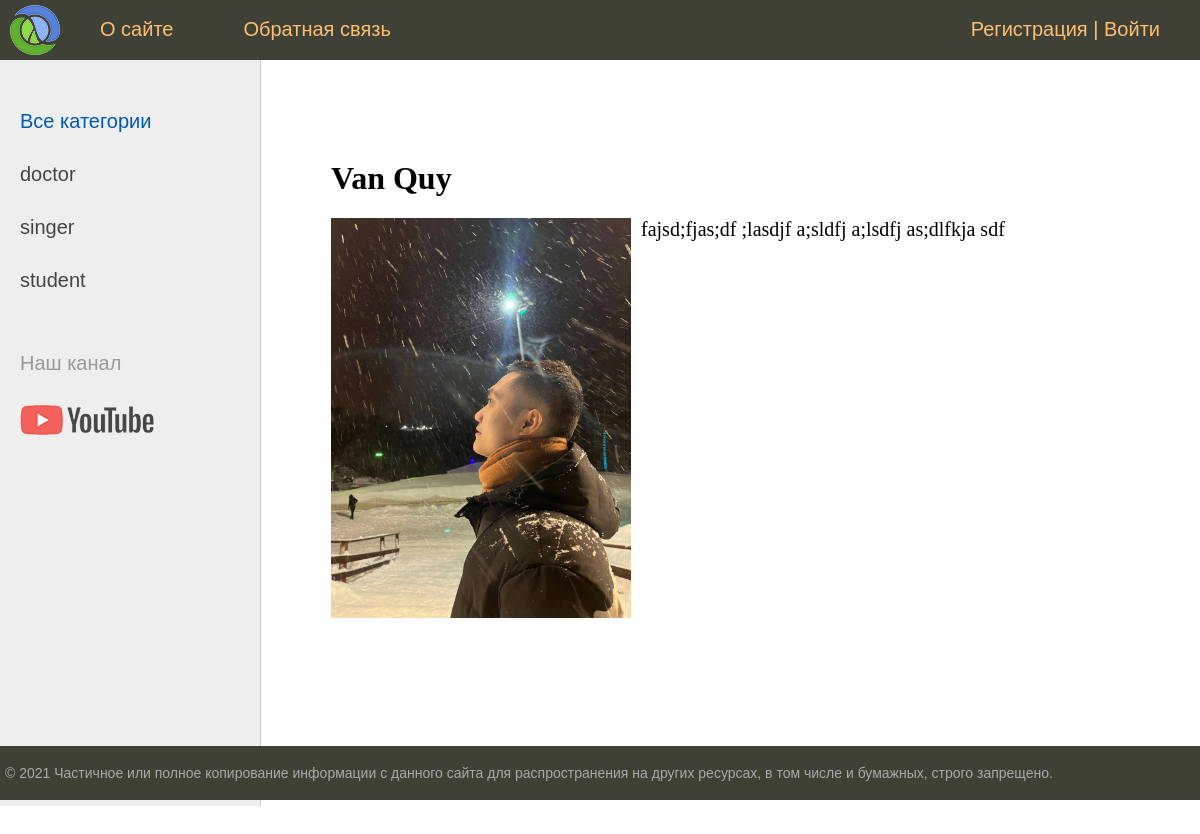
Page /post/vanquy/ on the committed database.
### women/models.py (models this page shows, shortened)
class Category(models.Model):
    name = models.CharField(max_length=100, db_index=True, verbose_name="Категория")
    slug = models.SlugField(max_length=255, unique=True, db_index=True, verbose_name="URL")
    def get_absolute_url(self):
        return reverse('category', kwargs={'cat_slug': self.slug})
    class Meta:
        verbose_name = 'Категория'
        verbose_name_plural = 'Категории'
        ordering = ['id']

class Women(models.Model):
    title = models.CharField(max_length=255, verbose_name="Заголовок")
    slug = models.SlugField(max_length=255, unique=True, db_index=True, verbose_name="URL")
    content = models.TextField(blank=True, verbose_name="Текст статьи")
    photo = models.ImageField(upload_to="photos/%Y/%m/%d/", verbose_name="Фото")
    time_create = models.DateTimeField(auto_now_add=True, verbose_name="Время создания")
    time_update = models.DateTimeField(auto_now=True, verbose_name="Время изменения")
    is_published = models.BooleanField(default=True, verbose_name="Публикация")
    cat = models.ForeignKey('Category', on_delete=models.PROTECT, verbose_name="Категории")
    def __str__(self):
        return self.title
    class Meta:
        verbose_name = 'Известные женщины'
        verbose_name_plural = 'Известные женщины'
        ordering = ['id']

### women/views.py (the view)
# urls.py: path('post/<slug:post_slug>/', ShowPost.as_view(), name='post'),
class ShowPost(DataMixin, DetailView):
    model = Women
    template_name = 'women/post.html'
    slug_url_kwarg = 'post_slug'
    context_object_name = 'post'
    def get_context_data(self, *, object_list=None, **kwargs):
        context = super().get_context_data(**kwargs)
        c_def = self.get_user_context(title=context['post'])
        return {**context, ** c_def}

### women/utils.py (called while the page is built)
    def get_user_context(self, **kwargs):
        context = kwargs
        cats = Category.objects.annotate((Count('women')))
        user_menu = menu.copy()
        if not self.request.user.is_authenticated:
            user_menu.pop(1)
        context['menu'] = user_menu
        context['cats'] = cats
        if 'cat_selected' not in context:
            context['cat_selected'] = 0
        return context

### women/templates/women/post.html
{% extends 'women/base.html' %}
{% block content %}
<h1>{{post.title}}</h1>
{% if post.photo %}
<p><img class="img-article-left" src="{{post.photo.url}}"></p>
{% endif %}
{{post.content|linebreaks}}
{% endblock %}

### women/templates/women/base.html (shortened to what this page needs)
{% load static %}
{% load women_tags %}
<!DOCTYPE html>
<html>
<head>
	<link type="text/css" href="{% static 'women/css/styles.css' %}" rel="stylesheet" />
</head>
<body>
<table class="table-page" border=0 cellpadding="0" cellspacing="0">
<tr><td valign=top>
{% block mainmenu %}
		<div class="header">
			<ul id="mainmenu" class="mainmenu">
				<li class="logo"><a href="{% url 'home' %}"><div class="logo"></div></a></li>
				{% for m in menu %}
				<li><a href="{% url m.url_name %}">{{m.title}}</a></li>
				{% endfor %}
				{% if request.user.is_authenticated %}
				<li class="last">{{user.username}} | <a href="{% url 'logout' %}">Выйти</a></li>
				{% else %}
				<li class="last"><a href="{% url 'register' %}">Регистрация</a> | <a href="{% url 'login' %}">Войти</a></li>
				{% endif %}
			</ul>
		</div>
{% endblock mainmenu %}
<table class="table-content" border=0 cellpadding="0" cellspacing="0">
<tr>
	<td valign="top" class="left-chapters">
	<ul id="leftchapters">
{% if cat_selected == 0 %}
		<li class="selected">Все категории</li>
{% else %}
		<li><a href="{% url 'home' %}">Все категории</a></li>
{% endif %}
{% for c in cats %}
{% if c.women__count > 0 %}
	{% if c.pk == cat_selected %}
		<li class="selected">{{c.name}}</li>
	{% else %}
		<li><a href="{{ c.get_absolute_url }}">{{c.name}}</a></li>
	{% endif %}
{% endif %}
{% endfor %}
		<li class="share">
		<p>Наш канал</p>
		<a class="share-yt" href="https://www.youtube.com/channel/UClJzWfGWuGJL2t-3dYKcHTA/playlists" target="_blank" rel="nofollow"></a>
		</li>
	</ul>
</td>
<td valign="top" class="content">
	<div class="content-text">
{% block content %}
{% endblock %}
	</div>
</td></tr></table>
</td></tr>
<tr><td valign=top>
	<div id="footer">
		<p>&copy; 2021 Частичное или полное копирование информации с данного сайта для распространения на других ресурсах, в том числе и бумажных, строго запрещено.</p>
	</div>
</td></tr></table>
</body>
</html>

### women/static/women/css/styles.css (style rules this page uses)
html, body { font-family: "Arial"; margin: 0; padding: 0; height: 100%; width: 100%; color: #444; }
a { color: #0059b2; text-decoration: none; }
img { max-width: 600px; height: auto; }
img.img-article-left { max-width: 300px; height: auto; float: left; padding: 0 10px 10px 0; }
.table-page { width: 100%; height: 100%; vertical-align: top; }
.table-page tr { height: 100%; }
.header { background: #3f4137; height: 60px; }
.logo { background: url("../images/logo.png") no-repeat 10px 5px; width: 70px; height: 60px; }
ul.mainmenu { list-style: none; margin: 0; padding: 0; height: 60px; color: #fdc073; font-size: 20px; overflow: hidden; }
ul.mainmenu li { float: left; margin: 18px 40px 0 30px; }
ul.mainmenu li.logo { margin: 0; }
ul.mainmenu li.last { float: right; }
ul.mainmenu li a { color: #fdc073; text-decoration: none; }
.table-content { width: 100%; min-height: 100%; height: 100%; }
.left-chapters { margin: 0; background: #eee; border-right: 1px solid #ccc; min-height: 100%; }
.left-chapters ul { width: 230px; min-height: 100%; margin: 0; padding: 20px 10px 10px 20px; list-style: none; font-size: 20px; }
.left-chapters ul li { margin: 30px 0 0 0; color: #999; }
.left-chapters ul li.selected { color: #0059b2; }
.left-chapters ul li a { color: #444; text-decoration: none; }
.left-chapters ul li.share { margin: 60px 0 0 0; }
.left-chapters ul li.share p { margin: 30px 0 30px 0; }
.left-chapters ul li.share a { display: inline-block; width: 40px; height: 40px; margin: 0 20px 0 0; }
.left-chapters ul li.share a.share-yt { width: 100%; height: 30px; background: url("../images/share_yt.png") no-repeat 0 0; }
.content { padding: 40px 20px 20px 40px; width: 100%; box-sizing: border-box; }
.content-text { margin: 60px 0 0 30px; color: #000; font-size: 20px; font-family: Yandex Sans Display Light; }
.content-text h1 { font-size: 32px; }
#footer { box-sizing: border-box; background: #3f4137; padding: 5px; color: #aaa; font-size: 14px; font-family: Verdana, Geneva, Arial, Helvetica; text-align: left; overflow: hidden; }

### rows in the picture
Category: name "doctor"
Category: name "singer"
Category: name "student"
Women: title "Van Quy", photo (picture), content "fajsd;fjas;df ;lasdjf a;sldfj a;lsdfj as;dlfkja sdf"

### other values in the picture
{{ m.title }} "О сайте" "Обратная связь"
